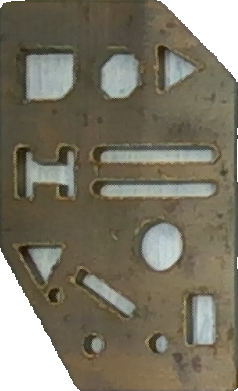
#> input picture doc/part_1.png, 238 x 391 px, found by its file name
$ python processing_skimage.py
#> lines starting #> are read from the running program, lines starting #| are printed output that depends on the picture
import os
from skimage import io, segmentation, img_as_float
from skimage.color import rgb2gray
from skimage import filters

from skimage import morphology
from scipy import ndimage as ndi
import numpy as np
import matplotlib.pyplot as plt


def subtract_background(image, radius=50, light_bg=False):
        from skimage.morphology import white_tophat, black_tophat, disk
        str_el = disk(radius) #you can also use 'ball' here to get a slightly smoother result at the cost of increased computing time
        if light_bg:
            return black_tophat(image, str_el)
        else:
            return white_tophat(image, str_el)


file = '/Users/jonasludwig/Desktop/Hackathon/PROKI-Hackathon-Visionsmiths/data/dummy/part_1/part_1.png'

original = io.imread(file)
#> original is the input picture: shape (391, 238, 4); mean R, G, B, A 99, 93.7, 77, 230.9

# Check if the image has 4 channels (RGBA)
if original.shape[-1] == 4:  # If RGBA, drop the alpha channel
    original = original[..., :3]
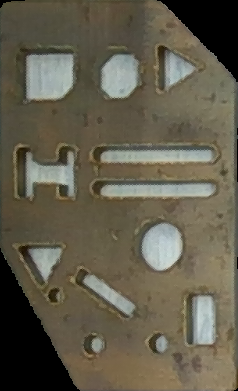
#> original: shape (391, 238, 3); mean R, G, B 99, 93.7, 77

# Convert the image to grayscale
image = rgb2gray(original)
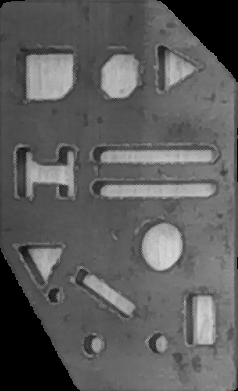
#> image: shape (391, 238) float64; min 0, max 0.849, mean 0.367

# Subtract background
image = subtract_background(image, radius=80, light_bg=False)
#> (the run stopped early here; a loop or call above may not have finished)

$ run again, with doc/coordinate-system.png copied over doc/part_1.png
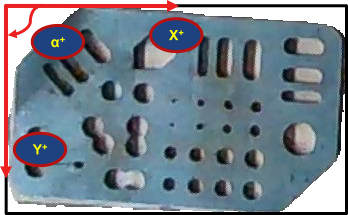
#> input picture doc/coordinate-system.png, 348 x 215 px, found by its file name
#> original is the input picture: shape (215, 348, 4); mean R, G, B, A 116.7, 128, 139.4, 247.1
#> original: shape (215, 348, 3)
#> `image = rgb2gray(original)`:
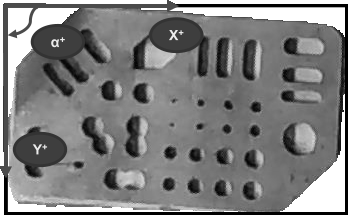
#> image: shape (215, 348) float64; min 0, max 1, mean 0.496
